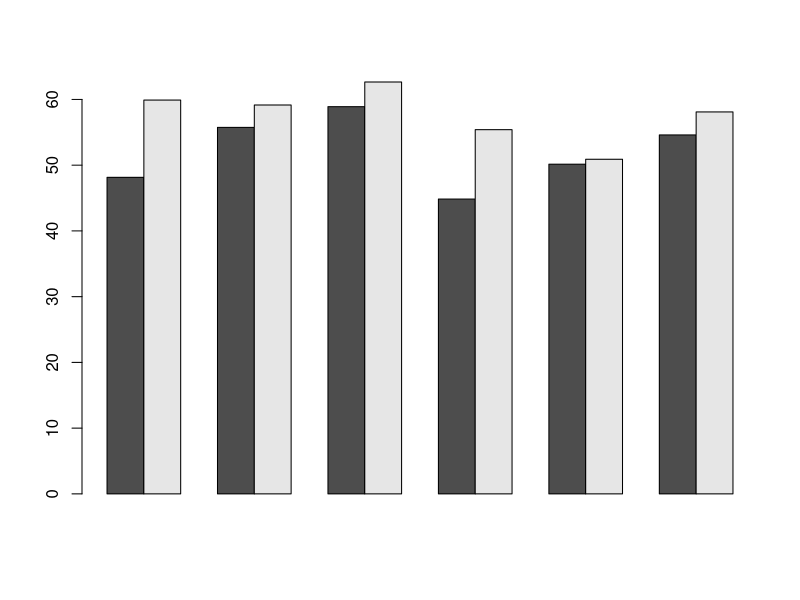

Source code (R):

## EXERCISE 4A
my.data = npk; my.data
my.data$yield = NULL
my.vec = c(0,0,0,0,0,0,0,0,0,0,0,0,0,0,0,0,0,0,0,0,0,0,0,0)
my.data$N = my.vec
my.data$P = my.vec
my.data$K = my.vec
my.data
for (i in 1:6) {
  nitr = sample.int(4,2); nitr
  phoss = sample.int(4,2); phoss 
  k = sample.int(4,2); k
  
  nitr = nitr + (4 * (i-1)); nitr
  phoss = phoss + (4 * (i-1)); phoss
  k = k + (4 * (i-1));k
  my.data$N[nitr] = 1; my.data$N[nitr]
  my.data$P[phoss] = 1;
  my.data$K[k] = 1;
  
}
# randomized soil additives per block
my.data

##  EXERCISE 4B
nitr = numeric(6)
nonitr = numeric(6)
for (i in 1:6){
  
  for (j in 0:1){
    cat("block", i, "N", j)
    mean = mean(npk[npk$block == i & npk$N == j,]$yield) 
    print(mean)
    
    if (j == 0){
      nonitr[i] = mean
    }
    else{
      nitr[i] = mean
    }
    
    
  }
}
nitr
nonitr
blocks = seq(1:6)
test = rbind(nonitr,nitr)
barplot(test,beside=T)


## EXERCISE 4C
npk$block = as.factor(npk$block)
npk$N = as.factor(npk$N)

df = npk[c("yield","block","N")]; df

# two way anova
twoway = lm(yield~block*N,data=df)
anova(twoway)

# not sign. interaction parameter -> compute anova on additive model
twoway2  = lm(yield~block+N,data=df)

# we obtain sign. values for block and N.
anova(twoway2)

summary(twoway2)
confint(twoway2)

# was it sensible to also include 'block' as factor in this model? --> comment
# friedman test? --> comment


## EXERCISE 4D




